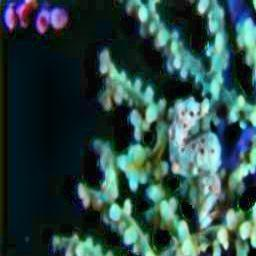
#> input picture Aapmcm24210340fj/classified/Light/enhanced_test_p109_.jpg, 256 x 256 px; its folder holds only this picture in this run
$ python -i 'Write data.py'   (imports and definitions only)   (older library calls are emulated)
#> lines starting #> are read from the running program, lines starting #| are printed output that depends on the picture
#> further down, picture is the input picture: shape (256, 256, 3); mean B, G, R 70.9, 73.5, 45
import cv2
import os
import math
import pandas as pd
from imutils import paths
import numpy as np

# PSNR
# [16 lines left out: functions psnr, uciqe, not called in this run]

# UIQM
def uiqm(image):
    lab_image = cv2.cvtColor(image, cv2.COLOR_BGR2LAB)
#> lab_image: shape (256, 256, 3); mean of channels 0, 1, 2 70.6, 118.7, 126.5
    l_channel, a_channel, b_channel = cv2.split(lab_image)
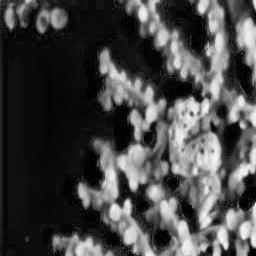
#> l_channel: shape (256, 256); min 0, max 247, mean 70.6
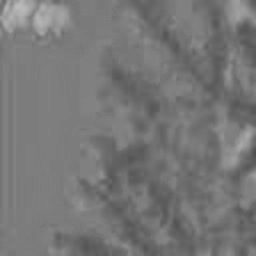
#> a_channel: shape (256, 256); min 78, max 188, mean 118.7
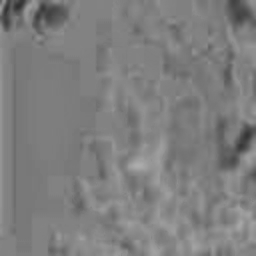
#> b_channel: shape (256, 256); min 48, max 173, mean 126.5
    laplacian_var = cv2.Laplacian(l_channel, cv2.CV_64F).var()
#> laplacian_var = 239.9
    contrast = np.max(l_channel) - np.min(l_channel)
#> contrast = 247
    color_mean = np.mean(a_channel) + np.mean(b_channel)
#> color_mean = 245.2
    return 0.5 * laplacian_var + 0.3 * contrast + 0.2 * color_mean


# [71 lines left out: functions is_low_light, has_color_bias, is_blurry, classify_and_save_to_excel, not called in this run]


# [4 lines not run here, left out]

>>> import cv2
>>> picture = cv2.imread('../classified/Light/enhanced_test_p109_.jpg')
>>> result = uiqm(picture)
#> result = 243.1

$ run again, on Aapmcm24210340fj/classified/Light/enhanced_test_p20_.jpg
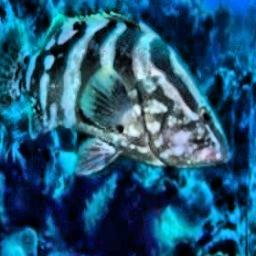
#> input picture Aapmcm24210340fj/classified/Light/enhanced_test_p20_.jpg, 256 x 256 px
#> picture is the input picture: shape (256, 256, 3); mean B, G, R 117.5, 85.8, 33.1
#> lab_image: shape (256, 256, 3); mean of channels 0, 1, 2 86.3, 124.6, 105.8
#> in uiqm, `l_channel, a_channel, b_channel = cv2.split(lab_image)`:
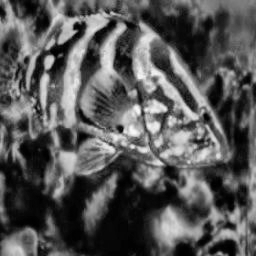
#> l_channel: shape (256, 256); min 0, max 249, mean 86.3
#> in uiqm, `l_channel, a_channel, b_channel = cv2.split(lab_image)`:
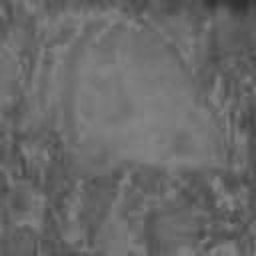
#> b_channel: shape (256, 256); min 49, max 133, mean 105.8
#> laplacian_var = 326.8
#> contrast = 249
#> color_mean = 230.4
#> result = 284.2

$ run again, on Aapmcm24210340fj/classified/Light/enhanced_test_p266_.jpg
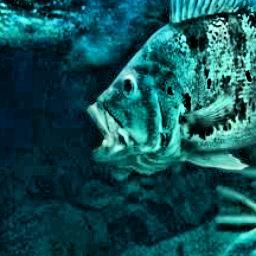
#> input picture Aapmcm24210340fj/classified/Light/enhanced_test_p266_.jpg, 256 x 256 px
#> picture is the input picture: shape (256, 256, 3); mean B, G, R 85.2, 80.4, 20
#> lab_image: shape (256, 256, 3); mean of channels 0, 1, 2 75.7, 112.7, 119.5
#> in uiqm, `l_channel, a_channel, b_channel = cv2.split(lab_image)`:
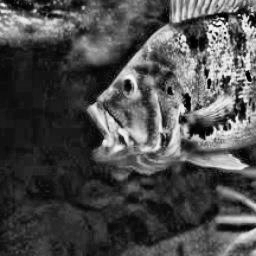
#> l_channel: shape (256, 256); min 0, max 249, mean 75.7
#> in uiqm, `l_channel, a_channel, b_channel = cv2.split(lab_image)`:
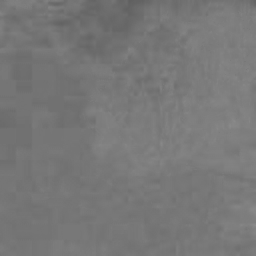
#> b_channel: shape (256, 256); min 96, max 138, mean 119.5
#> laplacian_var = 1134.9
#> contrast = 249
#> color_mean = 232.2
#> result = 688.6

$ run again, on Aapmcm24210340fj/classified/Light/enhanced_test_p276_.jpg
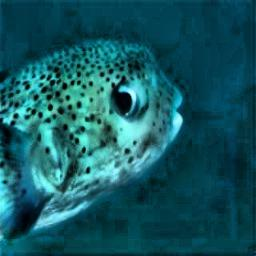
#> input picture Aapmcm24210340fj/classified/Light/enhanced_test_p276_.jpg, 256 x 256 px
#> picture is the input picture: shape (256, 256, 3); mean B, G, R 96.7, 87.6, 19.4
#> lab_image: shape (256, 256, 3); mean of channels 0, 1, 2 84.5, 112, 116.8
#> in uiqm, `l_channel, a_channel, b_channel = cv2.split(lab_image)`:
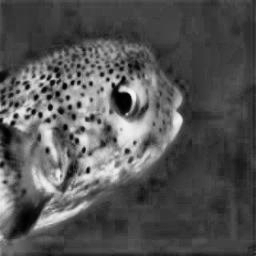
#> l_channel: shape (256, 256); min 0, max 245, mean 84.5
#> in uiqm, `l_channel, a_channel, b_channel = cv2.split(lab_image)`:
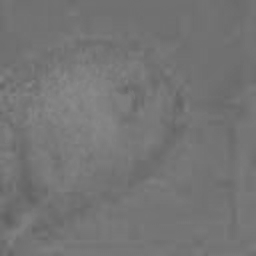
#> b_channel: shape (256, 256); min 97, max 138, mean 116.8
#> laplacian_var = 266.1
#> contrast = 245
#> color_mean = 228.7
#> result = 252.3
